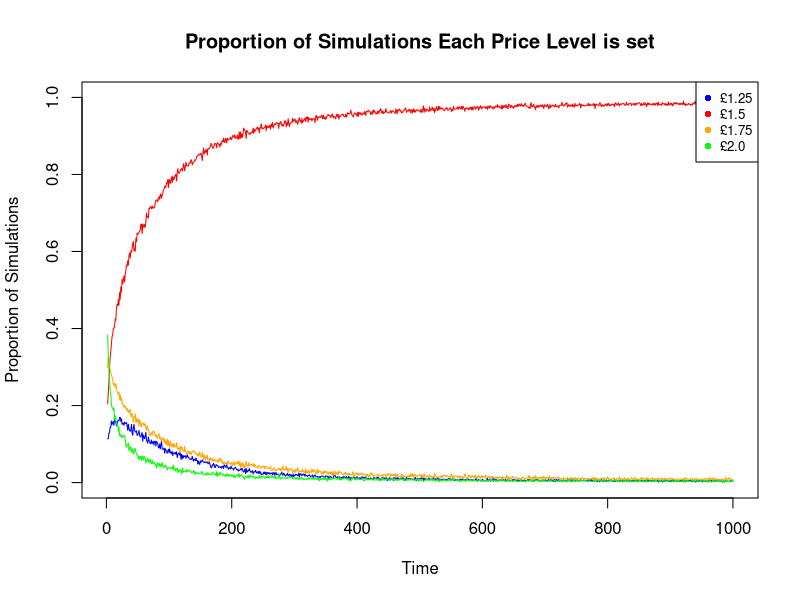

Write the R code that produced this figure.
# There are four possible price levels we can set for our standard product:
# 5.0, 5.5, 6.0, and 6.5
price=c(1.25,1.5,1.75,2.0)

# True probabilities at these price levels are unknown to us
# and we draw random demand from the beta probability distribution
# to compare our performance to the perfectly known demand case.
true=c(0.6,0.7,0.4,0.2)

#now we compute the best expected revenue per period
bestexprevperiod=max(price*true)


# Number of Decision Periods
T=1000

# Number of Simulations

N=2000

# Generating empty matrix and arrays for later use.

decision=matrix(NA,nrow=N,ncol=T)
Revavg=matrix(NA,nrow=N,ncol=T)
aside=array(rep( 0, len=4*N*T), dim=c(4,N,T))
Regret=matrix(NA,nrow=N,ncol=T)

# we  make an array of NA to capture 
# proportions of chosen price levels across all simulations in each period
prop1avgsim=rep( NA, T)
prop2avgsim=rep( NA, T)
prop3avgsim=rep( NA, T)
prop4avgsim=rep( NA, T)
AvgRegretTS=rep( NA, T)


#for loop will run for 1000 simulations
#In each simulation and in each period
# we draw one random variable from beta distribution for each price levels (theta)
# these random variables are the probabilities we get that demand

for(sim in 1:N){
  picked=c(0,0,0,0);
  # Initial parameters (a,b) for the beta distribution
  # Our initial belief is that they are all uniformly distributed
  a=c(1,1,1,1);
  b=c(1,1,1,1);
  
  Rev=0;
  theta=c(0,0,0,0);
  
  for(t in 1:T){
    theta[1]=rbeta(1,a[1],b[1]);
    theta[2]=rbeta(1,a[2],b[2]);
    theta[3]=rbeta(1,a[3],b[3]);
    theta[4]=rbeta(1,a[4],b[4]);
    
    #now we compare expected revenue (price*theta) across all price levels and
    #we select the price level which gives us the max exp revenue in that period
    #now we draw a random value from the uniform distribution and compare it with the 
    #true probability of the selected price level, 
    
    if(price[1]*theta[1]>=max(price[2]*theta[2],price[3]*theta[3],price[4]*theta[4])){
      picked[1]=picked[1]+1;
      aside[1,sim,t]=1
      decision[sim,t]=1
      exprevchoice=price[1]*true[1]
      random = runif(1, 0, 1);
      #if this is lesser than the true value it indicates 
      #we have demand for that price level therefore,
      #we increment parameter "a" otherwise we increment "b".
      if(random<true[1]){
        a[1]=a[1]+1;
      }
      else{
        b[1]=b[1]+1;
      }
    }
    
    if(price[2]*theta[2]>=max(price[1]*theta[1],price[3]*theta[3],price[4]*theta[4])){
      picked[2]=picked[2]+1;
      aside[2,sim,t]=1
      decision[sim,t]=2
      exprevchoice=price[2]*true[2]
      random = runif(1, 0, 1);
      if(random<true[2]){
        a[2]=a[2]+1;
      }
      else{
        b[2]=b[2]+1;
      }
    }
    
    if(price[3]*theta[3]>max(price[1]*theta[1],price[2]*theta[2],price[4]*theta[4])){
      picked[3]=picked[3]+1;
      aside[3,sim,t]=1
      decision[sim,t]=3
      exprevchoice=price[3]*true[3]
      random = runif(1, 0, 1);
      if(random<true[3]){
        a[3]=a[3]+1;
      }
      else{
        b[3]=b[3]+1;
      }
    }
    
    if(price[4]*theta[4]>max(price[1]*theta[1],price[2]*theta[2],price[3]*theta[3])){
      picked[4]=picked[4]+1;
      aside[4,sim,t]=1
      decision[sim,t]=4
      exprevchoice=price[4]*true[4]
      random = runif(1, 0, 1);
      if(random<true[4]){
        a[4]=a[4]+1;
      }
      else{
        b[4]=b[4]+1;
      }
    }
    #now we calculate regret and
    #we repeat the process for each time period and each simulation in that time period
    Regret[sim,t]=bestexprevperiod-exprevchoice
    
  }
  
}
#for each time period we compute 
#average proportion of selected price level and average regret.
for(t in 2:T){
  prop1avgsim[t]=mean(aside[1,,t]);
  prop2avgsim[t]=mean(aside[2,,t]);
  prop3avgsim[t]=mean(aside[3,,t]);
  prop4avgsim[t]=mean(aside[4,,t]);
  AvgRegretTS[t]=mean(Regret[,t])
}


# Proportion of time each price level is selected:
plot(prop1avgsim,type="l",col = "blue",
     main = "Proportion of Simulations Each Price Level is set",
     xlab = "Time", ylab = "Proportion of Simulations",ylim=c(0,1))
lines(prop2avgsim,type="l",col = "red")
lines(prop3avgsim,type="l",col = "orange")
lines(prop4avgsim,type="l",col = "green")
legend("topright",c("£1.25","£1.5", "£1.75","£2.0"),cex=.8,col=c("blue","red","orange","green"),pch=c(16,16,16,16))







